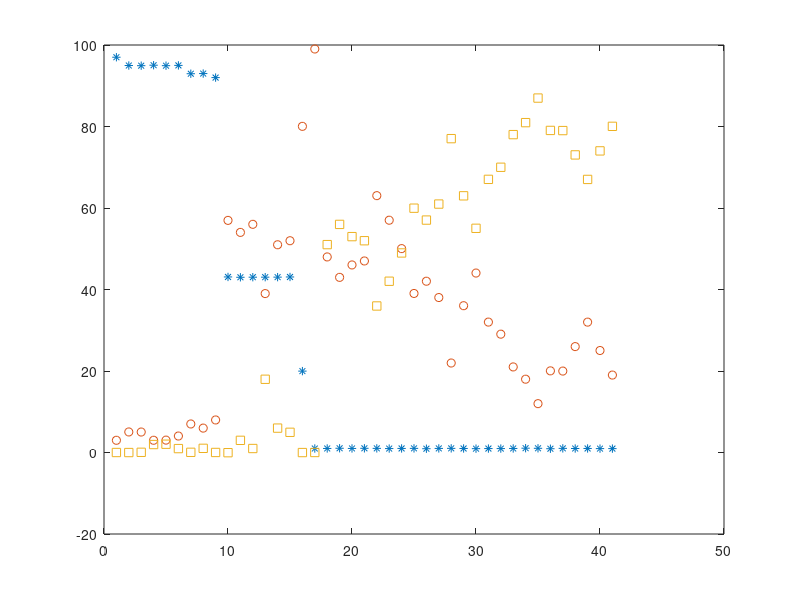

Recreate this plot in MATLAB. (Note: this script raises an error after producing the figure.)
% 
% Author: Filipe Pires
% NMEC: 85122
% Description: 
%   This code uses least squares to identify two parameters in the SIR model:
%   S_t = -beta*SI; I_t = beta*SI - gamma*I; R_t = gamma*I where beta = "contagious" coefficient and gamma = "recovery" coefficient.
%   The data is given in the vectors Sd, Id and Rd and they are adjusted by a random variable.
%   The data is used in the finite difference approximation of the above:
%   (S_i+1 - S_i-1)/(2 dt) = -beta S_i I_i
%   (I_i+1 - I_i-1)/(2 dt) = beta S_i I_i - gamma I_i and
%   (R_i+1 - R_i-1)/(2 dt) = gamma I_i.
%   Least squares is used to compute the linear polynomial coefficients.
%   Variable 'meas' tells how many of the first data points are used.
% Note:
%   The values present on the arrays Id and Rd are taken from Google
%   Trends, according to the topic they belong to.
% 

clear; clf(figure(1)); clc;
global old_beta old_gamma;
old_beta = 0.010; old_gamma = 0.100;

% Jordan Peterson Debate
td = [1 2 3 4 5 6 7 8 9 10 11 12 13 14 15 16 17 18 19 20 21 22 23 24 25 26 27 28 29 30 31 32 33 34 35 36 37 38 39 40 41 42 43 44 45 46 47 48 49 50 51 52 53 54 55 56];
Id = [3 5 5 3 3 4 7 6 8 57 54 56 39 51 52 80 99 48 43 46 47 63 57 50 39 42 38 22 36 44 32 29 21 18 12 20 20 26 32 25 19 14 11 12 18 18 13 13 10 19 10 17 20 6 11 19];
Rd = [0 0 0 2 2 1 0 1 0 0 3 1 18 6 5 0 0 51 56 53 52 36 42 49 60 57 61 77 63 55 67 70 78 81 87 79 79 73 67 74 80 85 88 87 81 81 86 86 89 80 89 82 79 93 88 80];
numdata = 56;
meas = 40;
tf = 56;

% Avengers Endgame
%td = [1 2 3 4 5 6 7 8 9 10 11 12 13 14 15 16 17 18 19 20 21 22 23 24 25 26 27 28 29 30 31 32 33 34 35 36 37 38 39];
%Id = [20 19 23 26 38 58 88 99 100 93 85 71 64 56 50 50 49 44 39 37 35 34 34 33 28 26 26 24 24 26 24 22 21 20 19 20 20 20 19];
%Rd = [0 1 0 0 0 0 0 0 0 7 15 29 36 44 50 50 51 56 61 63 65 66 66 67 72 74 74 76 76 74 76 78 79 80 81 80 80 80 81];
%numdata = 39;
%meas = 30;
%tf = 39;

% Notre Dame Fire
%td = [0 1 2 3 4 5 6 7 8 9 10 11 12 13 14 15 16 17 18 19 20 21];
%Id = [0 1 1 99 55 17 10 8 7 5 4 2 2 1 1 1 1 1 1 1 1 0];
%Rd = [0 0 0 0 44 82 89 91 92 94 95 97 97 98 98 98 98 98 98 98 98 99];
%numdata = 22;
%meas = 11;
%tf = 22;

% GoldieBlox This is Your Brain on Engineering
%td = [1 2  3 4 5 6 7  8 9  10 11 12 13 14 15 16 17 18 19 20 21 22 23 24 25 26 27 28 29 30 31 32 33 34 35 36 37 38 39 40 41 42 43 44 45 46 47 48 49 50 51 52 53 54 55 56 57 58 59 60 61 62 63 64 65 66 67 68 69 70 71 72 73 74 75 76 77 78 79 80 81 82 83 84 85 86 87 88 89 90 91 92 93 94 95 96 97 98 99 100 101 102 103];
%Id = [4 12 8 8 9 6 11 4 10 13 12 8  9  4  6  10 11 6  8  41 60 40 27 14 14 10 10 16 11 12 10 15 19 25 18 18 17 14 11 46 100 33 29 26 31 21 20 19 23 15 24 20 19 15 23 22 26 31 25 19 20 24 11 18 21 18 17 6 21 18 14 8 18 8 13 10 6 13 11 4 8 6 8 7 9 6 4 7 4 3 6 3 5 2 4 3 6 6 13 6 6 7 8];
%Rd = [0 0  4 4 3 6  1 8 2  0  1  5  4  9  7  3  2  7  5  0  0  20 33 46 46 50 50 44 49 48 50 45 41 35 42 42 43 46 49 14 0 100-33 100-29 100-26 100-31 100-21 100-20 100-19 100-23 100-15 100-24 100-20 100-19 100-15 100-23 100-22 100-26 100-31 100-25 100-19 100-20 100-24 100-11 100-18 100-21 100-18 100-17 100-6 100-21 100-18 100-14 100-8 100-18 100-8 100-13 100-10 100-6 100-13 100-11 100-4 100-8 100-6 100-8 100-7 100-9 100-6 100-4 100-7 100-4 100-3 100-6 100-3 100-5 100-2 100-4 100-3 100-6 100-6 100-13 100-6 100-6 100-7 100-8];
%numdata = 103;
%meas = 70;
%tf = 100;

rvec = rand(1,numdata);
Id(2:numdata) = Id(2:numdata) + .1*rvec(1,2:numdata) - .05;

rvec = rand(1,numdata);
Rd(2:numdata) = Rd(2:numdata) + .1*rvec(1,2:numdata) - .05;
Sd = 100 - Id - Rd;
%
for i = 2:1:numdata-1
     ii = (i-1)*3;
     d(ii) = (Sd(i+1) - Sd(i-1))/(td(i+1) - td(i-1));
     d(ii+1) = (Id(i+1) - Id(i-1))/(td(i+1) - td(i-1));
     d(ii+2) = (Rd(i+1) - Rd(i-1))/(td(i+1) - td(i-1));
     A(ii,1) = -Sd(i)*Id(i); A(ii,2) = 0;
     A(ii+1,1)= Sd(i)*Id(i); A(ii+1,2) = -Id(i);
     A(ii+2,1)= 0.0; A(ii+2,2) = Id(i);
end

m = 3*meas + 1;
x = A(2:m,:)\d(2:m)';

[old_beta old_gamma]
[x(1) x(2)]
plot(td(1:1:meas+1),Sd(1:1:meas+1),'*',td(1:1:meas+1),Id(1:1:meas+1),'o',...
 td(1:1:meas+1),Rd(1:1:meas+1),'s')%,td,Sd,'x',td,Id,'x',td,Rd,'x')
old_beta = x(1);
old_gamma = x(2);
[t y] = sirid(tf);  
hold on
plot(t, y(:,1), 'b',t, y(:,2), 'g',t,y(:,3), 'r')
legend('', '', '', 'susceptible', 'infected', 'recovered')
ylim([0 100])
